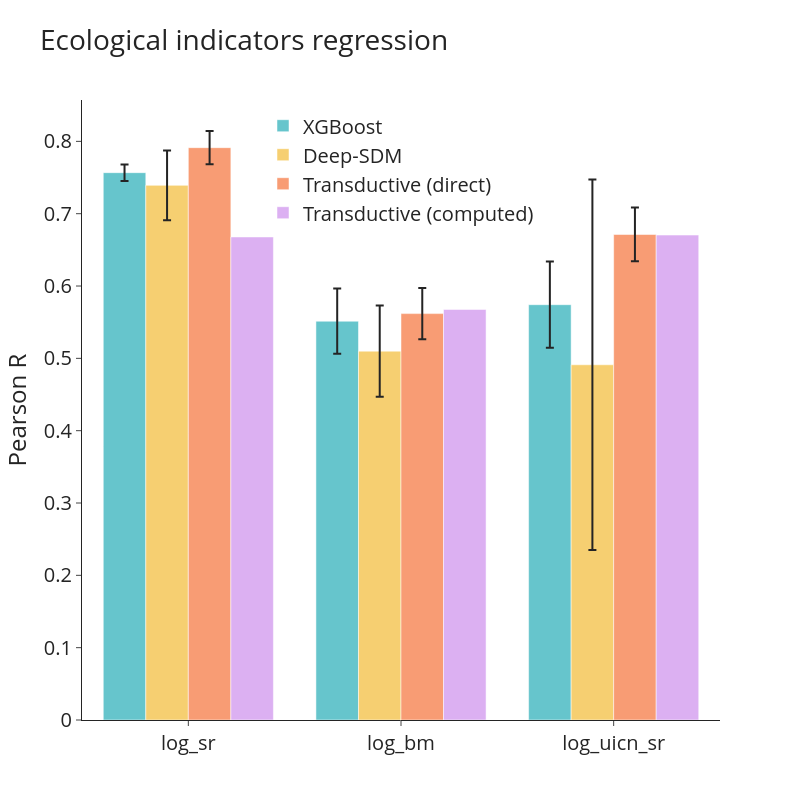

Source (notebook cell):
### Code cell
fig = go.Figure()

colors = px.colors.qualitative.Pastel

for i, n in enumerate(names):
    fig.add_trace(go.Bar(
        name=n,
        x=scores.index, y=scores.iloc[:,i],
        error_y=dict(type='data', array=errors[i]),
        marker_color=colors[i % len(colors)],
    ))

fig.update_layout(barmode='group',
                  width = 800, height=800,
                  template = 'simple_white',
                  title='Ecological indicators regression',
                  xaxis_title='',
                  yaxis_title='Pearson R',
                  font=dict(size=20),
                  legend_title_text='',
                  legend=dict(yanchor="top",
                              y=0.99,
                              xanchor="center",
                              x=0.5),
)

fig.show()


# fig = px.bar(data, x=data['species'], y='pearsonr', color='model', template = 'simple_white', barmode='group',
#            width = 800, height=800,
#            )

### Figure 1 — Plotly figure (JSON) as saved in the notebook; plotly's stock layout.template omitted (floating-point values rounded to 4 significant figures)
{"data": [{"error_y": {"array": [0.01142, 0.04511, 0.05967], "type": "data"}, "marker": {"color": "rgb(102, 197, 204)"}, "name": "XGBoost", "type": "bar", "x": ["log_sr", "log_bm", "log_uicn_sr"], "y": [0.7567, 0.5513, 0.5742]}, {"error_y": {"array": [0.04835, 0.06303, 0.256], "type": "data"}, "marker": {"color": "rgb(246, 207, 113)"}, "name": "Deep-SDM", "type": "bar", "x": ["log_sr", "log_bm", "log_uicn_sr"], "y": [0.7392, 0.5099, 0.4911]}, {"error_y": {"array": [0.02303, 0.03531, 0.03716], "type": "data"}, "marker": {"color": "rgb(248, 156, 116)"}, "name": "Transductive (direct)", "type": "bar", "x": ["log_sr", "log_bm", "log_uicn_sr"], "y": [0.7913, 0.5619, 0.6712]}, {"error_y": {"type": "data"}, "marker": {"color": "rgb(220, 176, 242)"}, "name": "Transductive (computed)", "type": "bar", "x": ["log_sr", "log_bm", "log_uicn_sr"], "y": [0.6678, 0.5676, 0.6705]}], "layout": {"barmode": "group", "font": {"size": 20}, "height": 800, "legend": {"title": {"text": ""}, "x": 0.5, "xanchor": "center", "y": 0.99, "yanchor": "top"}, "title": {"text": "Ecological indicators regression"}, "width": 800, "xaxis": {"title": {"text": ""}}, "yaxis": {"title": {"text": "Pearson R"}}}}
